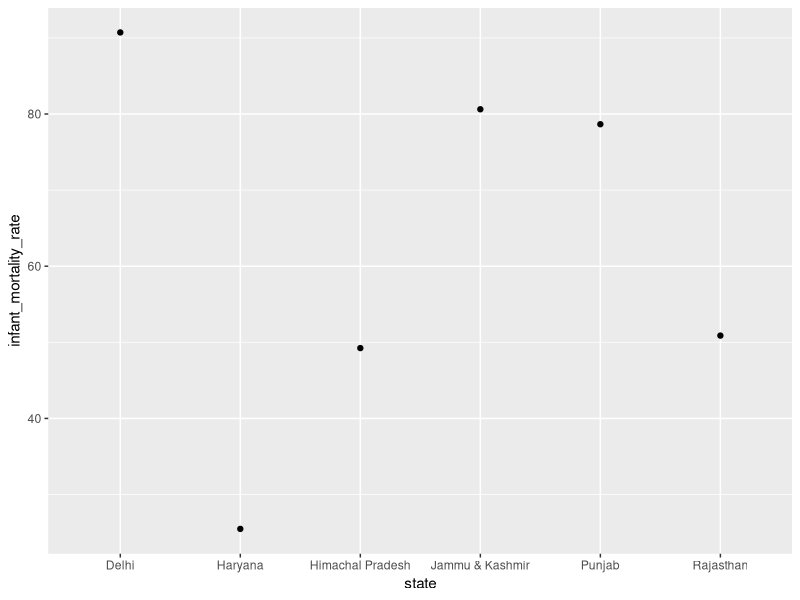

Generate this figure with R:
# Simulation of a plan for the usable dataset

library(ggplot2)

mat <- matrix(runif(24, 0, 100), nrow=6, byrow=TRUE)

sim_df <- data.frame(mat)

colnames(sim_df) <- c("state", "att_sch", "decision_health", "infant_mortality_rate") 
sim_df$state <- c("Delhi", "Haryana", "Himachal Pradesh", "Jammu & Kashmir", 
                  "Punjab", "Rajasthan") 

ggplot(sim_df, aes(state, infant_mortality_rate)) +
  geom_point()

# In the simulation, we observe that Delhi has the highest infant mortality rate followed by 
# Punjab and Himachal Pradesh.